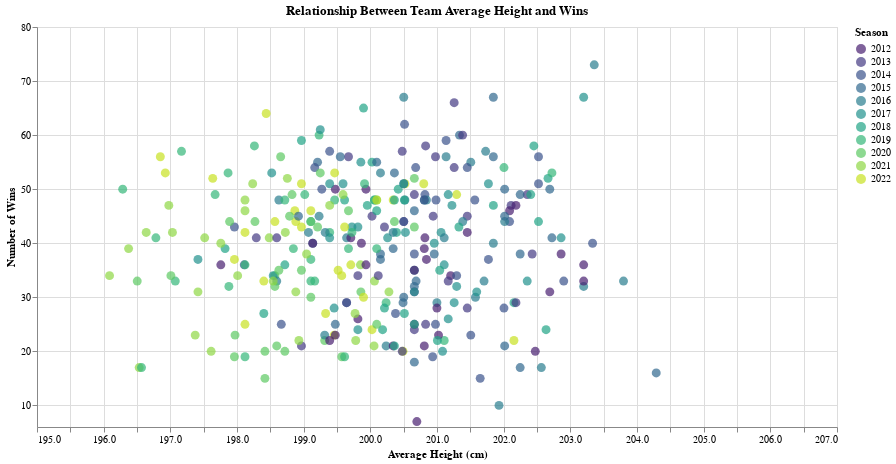

Write notebook code for a chart like this one.
### Code cell
height_chart = alt.Chart(merged).mark_circle(size = 80).encode(
    x = alt.X('avg_player_height:Q', title = 'Average Height (cm)', scale = alt.Scale(domain = [195, 207])),
    y = alt.Y('w:Q', title = 'Number of Wins', scale = alt.Scale(domain = [6, 80])),
    tooltip = ['team'], 
    color = alt.Color('season:O', scale = alt.Scale(scheme = 'viridis'), legend = alt.Legend(title = 'Season'))
).properties(
    width = 800,  
    height = 400,  
    title = 'Relationship Between Team Average Height and Wins'
).add_selection(
    select_season
).transform_filter(
    select_season
)

height_chart.display()

### Figure 1 — Vega-Lite specification as saved in the notebook (floating-point values rounded to 4 significant figures; data arrays with more than 128 entries replaced by an {"elided": "..."} marker saying what was removed)
{"config": {"view": {"continuousWidth": 300, "continuousHeight": 300}}, "data": {"name": "data-a12de56a5b31be6d8d556c98042f567e"}, "mark": {"type": "circle", "size": 80}, "encoding": {"color": {"field": "season", "legend": {"title": "Season"}, "scale": {"scheme": "viridis"}, "type": "ordinal"}, "tooltip": [{"field": "team", "type": "nominal"}], "x": {"field": "avg_player_height", "scale": {"domain": [195, 207]}, "title": "Average Height (cm)", "type": "quantitative"}, "y": {"field": "w", "scale": {"domain": [6, 80]}, "title": "Number of Wins", "type": "quantitative"}}, "height": 400, "params": [{"name": "Select", "select": {"type": "point", "fields": ["season"]}, "bind": {"input": "range", "max": 2022, "min": 2012, "step": 1}}], "title": "Relationship Between Team Average Height and Wins", "transform": [{"filter": {"param": "Select"}}], "width": 800, "$schema": "https://vega.github.io/schema/vega-lite/v5.17.0.json", "datasets": {"data-a12de56a5b31be6d8d556c98042f567e": {"elided": "328 records"}}}
